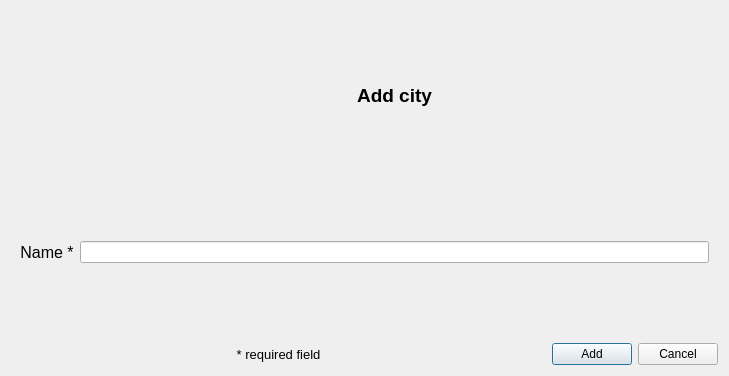
<?xml version="1.0" encoding="UTF-8"?>
<ui version="4.0">
 <class>add_dialog</class>
 <widget class="QDialog" name="add_dialog">
  <property name="geometry">
   <rect>
    <x>0</x>
    <y>0</y>
    <width>729</width>
    <height>376</height>
   </rect>
  </property>
  <property name="windowTitle">
   <string>Dialog</string>
  </property>
  <layout class="QVBoxLayout" name="verticalLayout">
   <item>
    <widget class="QStackedWidget" name="add_stacked_widget">
     <property name="currentIndex">
      <number>0</number>
     </property>
     <widget class="QWidget" name="city_page">
      <layout class="QGridLayout" name="gridLayout">
       <item row="1" column="2">
        <widget class="QLabel" name="city_name_label">
         <property name="sizePolicy">
          <sizepolicy hsizetype="Preferred" vsizetype="Expanding">
           <horstretch>0</horstretch>
           <verstretch>0</verstretch>
          </sizepolicy>
         </property>
         <property name="font">
          <font>
           <pointsize>12</pointsize>
           <weight>50</weight>
           <bold>false</bold>
          </font>
         </property>
         <property name="text">
          <string>Name *</string>
         </property>
         <property name="alignment">
          <set>Qt::AlignCenter</set>
         </property>
        </widget>
       </item>
       <item row="1" column="3">
        <widget class="QLineEdit" name="city_name_line_edit"/>
       </item>
       <item row="0" column="3">
        <widget class="QLabel" name="city_label">
         <property name="sizePolicy">
          <sizepolicy hsizetype="Preferred" vsizetype="Expanding">
           <horstretch>0</horstretch>
           <verstretch>0</verstretch>
          </sizepolicy>
         </property>
         <property name="font">
          <font>
           <pointsize>14</pointsize>
           <weight>75</weight>
           <bold>true</bold>
          </font>
         </property>
         <property name="text">
          <string>Add city</string>
         </property>
         <property name="alignment">
          <set>Qt::AlignCenter</set>
         </property>
        </widget>
       </item>
      </layout>
     </widget>
     <widget class="QWidget" name="hotel_page">
      <layout class="QGridLayout" name="gridLayout_2">
       <item row="1" column="4">
        <widget class="QLineEdit" name="city_name_line_edit_2"/>
       </item>
       <item row="2" column="0">
        <widget class="QLabel" name="contact_number_label">
         <property name="sizePolicy">
          <sizepolicy hsizetype="Preferred" vsizetype="Expanding">
           <horstretch>0</horstretch>
           <verstretch>0</verstretch>
          </sizepolicy>
         </property>
         <property name="font">
          <font>
           <pointsize>12</pointsize>
          </font>
         </property>
         <property name="text">
          <string>Contact number *</string>
         </property>
         <property name="alignment">
          <set>Qt::AlignCenter</set>
         </property>
        </widget>
       </item>
       <item row="4" column="3">
        <widget class="QCheckBox" name="pool_check_box">
         <property name="font">
          <font>
           <pointsize>12</pointsize>
          </font>
         </property>
         <property name="text">
          <string>Pool *</string>
         </property>
        </widget>
       </item>
       <item row="3" column="4">
        <widget class="QComboBox" name="rating_combo_box">
         <item>
          <property name="text">
           <string>N/A</string>
          </property>
         </item>
         <item>
          <property name="text">
           <string>1</string>
          </property>
         </item>
         <item>
          <property name="text">
           <string>2</string>
          </property>
         </item>
         <item>
          <property name="text">
           <string>3</string>
          </property>
         </item>
         <item>
          <property name="text">
           <string>4</string>
          </property>
         </item>
         <item>
          <property name="text">
           <string>5</string>
          </property>
         </item>
        </widget>
       </item>
       <item row="1" column="0">
        <widget class="QLabel" name="hotel_name_label">
         <property name="sizePolicy">
          <sizepolicy hsizetype="Preferred" vsizetype="Expanding">
           <horstretch>0</horstretch>
           <verstretch>0</verstretch>
          </sizepolicy>
         </property>
         <property name="font">
          <font>
           <pointsize>12</pointsize>
           <weight>50</weight>
           <bold>false</bold>
          </font>
         </property>
         <property name="text">
          <string>Name *</string>
         </property>
         <property name="alignment">
          <set>Qt::AlignCenter</set>
         </property>
        </widget>
       </item>
       <item row="1" column="3">
        <widget class="QLabel" name="city_name_label_2">
         <property name="sizePolicy">
          <sizepolicy hsizetype="Preferred" vsizetype="Expanding">
           <horstretch>0</horstretch>
           <verstretch>0</verstretch>
          </sizepolicy>
         </property>
         <property name="font">
          <font>
           <pointsize>12</pointsize>
           <weight>50</weight>
           <bold>false</bold>
          </font>
         </property>
         <property name="text">
          <string>City *</string>
         </property>
         <property name="alignment">
          <set>Qt::AlignCenter</set>
         </property>
        </widget>
       </item>
       <item row="2" column="4">
        <widget class="QLineEdit" name="manager_name_line_edit"/>
       </item>
       <item row="3" column="0">
        <widget class="QLabel" name="text_desc_label">
         <property name="sizePolicy">
          <sizepolicy hsizetype="Preferred" vsizetype="Expanding">
           <horstretch>0</horstretch>
           <verstretch>0</verstretch>
          </sizepolicy>
         </property>
         <property name="font">
          <font>
           <pointsize>12</pointsize>
          </font>
         </property>
         <property name="text">
          <string>Description *</string>
         </property>
         <property name="alignment">
          <set>Qt::AlignCenter</set>
         </property>
        </widget>
       </item>
       <item row="3" column="3">
        <widget class="QLabel" name="rating_label">
         <property name="sizePolicy">
          <sizepolicy hsizetype="Preferred" vsizetype="Expanding">
           <horstretch>0</horstretch>
           <verstretch>0</verstretch>
          </sizepolicy>
         </property>
         <property name="font">
          <font>
           <pointsize>12</pointsize>
          </font>
         </property>
         <property name="text">
          <string>Rating</string>
         </property>
         <property name="alignment">
          <set>Qt::AlignCenter</set>
         </property>
        </widget>
       </item>
       <item row="0" column="1">
        <widget class="QLabel" name="hotel_label">
         <property name="sizePolicy">
          <sizepolicy hsizetype="Preferred" vsizetype="Expanding">
           <horstretch>0</horstretch>
           <verstretch>0</verstretch>
          </sizepolicy>
         </property>
         <property name="font">
          <font>
           <pointsize>14</pointsize>
           <weight>75</weight>
           <bold>true</bold>
          </font>
         </property>
         <property name="text">
          <string>Add hotel</string>
         </property>
         <property name="alignment">
          <set>Qt::AlignCenter</set>
         </property>
        </widget>
       </item>
       <item row="2" column="1">
        <widget class="QLineEdit" name="contact_number_line_edit"/>
       </item>
       <item row="1" column="1">
        <widget class="QLineEdit" name="hotel_name_line_edit"/>
       </item>
       <item row="2" column="3">
        <widget class="QLabel" name="manager_name_label">
         <property name="sizePolicy">
          <sizepolicy hsizetype="Preferred" vsizetype="Expanding">
           <horstretch>0</horstretch>
           <verstretch>0</verstretch>
          </sizepolicy>
         </property>
         <property name="font">
          <font>
           <pointsize>12</pointsize>
          </font>
         </property>
         <property name="text">
          <string>Manager name</string>
         </property>
         <property name="alignment">
          <set>Qt::AlignCenter</set>
         </property>
        </widget>
       </item>
       <item row="3" column="1">
        <widget class="QTextEdit" name="text_desc_text_edit"/>
       </item>
       <item row="4" column="4">
        <widget class="QCheckBox" name="free_internet_check_box">
         <property name="font">
          <font>
           <pointsize>12</pointsize>
          </font>
         </property>
         <property name="text">
          <string>Free internet *</string>
         </property>
        </widget>
       </item>
       <item row="4" column="0">
        <widget class="QCheckBox" name="restaurant_check_box">
         <property name="font">
          <font>
           <pointsize>12</pointsize>
          </font>
         </property>
         <property name="text">
          <string>Restaurant *</string>
         </property>
        </widget>
       </item>
       <item row="4" column="1">
        <widget class="QCheckBox" name="free_meals_check_box">
         <property name="font">
          <font>
           <pointsize>12</pointsize>
          </font>
         </property>
         <property name="text">
          <string>Free meals *</string>
         </property>
        </widget>
       </item>
      </layout>
     </widget>
     <widget class="QWidget" name="apart_page">
      <layout class="QVBoxLayout" name="verticalLayout_2">
       <item>
        <widget class="QLabel" name="apart_label">
         <property name="sizePolicy">
          <sizepolicy hsizetype="Preferred" vsizetype="Expanding">
           <horstretch>0</horstretch>
           <verstretch>0</verstretch>
          </sizepolicy>
         </property>
         <property name="font">
          <font>
           <pointsize>14</pointsize>
           <weight>75</weight>
           <bold>true</bold>
          </font>
         </property>
         <property name="text">
          <string>Add apartment</string>
         </property>
         <property name="alignment">
          <set>Qt::AlignCenter</set>
         </property>
        </widget>
       </item>
       <item>
        <layout class="QHBoxLayout" name="horizontalLayout_2">
         <item>
          <widget class="QLabel" name="hotel_name_label_2">
           <property name="sizePolicy">
            <sizepolicy hsizetype="Preferred" vsizetype="Expanding">
             <horstretch>0</horstretch>
             <verstretch>0</verstretch>
            </sizepolicy>
           </property>
           <property name="font">
            <font>
             <pointsize>12</pointsize>
            </font>
           </property>
           <property name="text">
            <string>Hotel name *</string>
           </property>
           <property name="alignment">
            <set>Qt::AlignCenter</set>
           </property>
          </widget>
         </item>
         <item>
          <widget class="QLineEdit" name="hotel_name_line_edit_2"/>
         </item>
        </layout>
       </item>
       <item>
        <layout class="QHBoxLayout" name="horizontalLayout_3">
         <item>
          <widget class="QLabel" name="apart_number_label">
           <property name="sizePolicy">
            <sizepolicy hsizetype="Preferred" vsizetype="Expanding">
             <horstretch>0</horstretch>
             <verstretch>0</verstretch>
            </sizepolicy>
           </property>
           <property name="font">
            <font>
             <pointsize>12</pointsize>
            </font>
           </property>
           <property name="text">
            <string>Apartment number *</string>
           </property>
           <property name="alignment">
            <set>Qt::AlignCenter</set>
           </property>
          </widget>
         </item>
         <item>
          <widget class="QSpinBox" name="apart_number_spin_box">
           <property name="minimum">
            <number>1</number>
           </property>
           <property name="maximum">
            <number>999</number>
           </property>
          </widget>
         </item>
         <item>
          <widget class="QLabel" name="room_count_label">
           <property name="sizePolicy">
            <sizepolicy hsizetype="Preferred" vsizetype="Expanding">
             <horstretch>0</horstretch>
             <verstretch>0</verstretch>
            </sizepolicy>
           </property>
           <property name="font">
            <font>
             <pointsize>12</pointsize>
            </font>
           </property>
           <property name="text">
            <string>Rooms *</string>
           </property>
           <property name="alignment">
            <set>Qt::AlignCenter</set>
           </property>
          </widget>
         </item>
         <item>
          <widget class="QSpinBox" name="room_count_spin_box">
           <property name="minimum">
            <number>1</number>
           </property>
           <property name="maximum">
            <number>9</number>
           </property>
          </widget>
         </item>
        </layout>
       </item>
       <item>
        <layout class="QHBoxLayout" name="horizontalLayout_4">
         <item>
          <widget class="QLabel" name="apart_capacity_label">
           <property name="sizePolicy">
            <sizepolicy hsizetype="Preferred" vsizetype="Expanding">
             <horstretch>0</horstretch>
             <verstretch>0</verstretch>
            </sizepolicy>
           </property>
           <property name="font">
            <font>
             <pointsize>12</pointsize>
            </font>
           </property>
           <property name="text">
            <string>Capacity *</string>
           </property>
           <property name="alignment">
            <set>Qt::AlignCenter</set>
           </property>
          </widget>
         </item>
         <item>
          <widget class="QSpinBox" name="apart_capacity_spin_box">
           <property name="minimum">
            <number>1</number>
           </property>
          </widget>
         </item>
         <item>
          <widget class="QLabel" name="price_per_night_label">
           <property name="sizePolicy">
            <sizepolicy hsizetype="Preferred" vsizetype="Expanding">
             <horstretch>0</horstretch>
             <verstretch>0</verstretch>
            </sizepolicy>
           </property>
           <property name="font">
            <font>
             <pointsize>12</pointsize>
            </font>
           </property>
           <property name="text">
            <string>Price per night (euro) *</string>
           </property>
           <property name="alignment">
            <set>Qt::AlignCenter</set>
           </property>
          </widget>
         </item>
         <item>
          <widget class="QDoubleSpinBox" name="price_per_night_spin_box">
           <property name="maximum">
            <double>9999.989999999999782</double>
           </property>
          </widget>
         </item>
        </layout>
       </item>
       <item>
        <layout class="QHBoxLayout" name="horizontalLayout_5">
         <item>
          <widget class="QCheckBox" name="ac_check_box">
           <property name="text">
            <string>AC *</string>
           </property>
          </widget>
         </item>
         <item>
          <widget class="QCheckBox" name="minibar_check_box">
           <property name="text">
            <string>Minibar *</string>
           </property>
          </widget>
         </item>
         <item>
          <widget class="QCheckBox" name="tv_check_box">
           <property name="text">
            <string>TV *</string>
           </property>
          </widget>
         </item>
         <item>
          <widget class="QCheckBox" name="double_bed_check_box">
           <property name="text">
            <string>Double bed *</string>
           </property>
          </widget>
         </item>
        </layout>
       </item>
      </layout>
     </widget>
    </widget>
   </item>
   <item>
    <layout class="QHBoxLayout" name="horizontalLayout">
     <item>
      <widget class="QLabel" name="required_label">
       <property name="sizePolicy">
        <sizepolicy hsizetype="Expanding" vsizetype="Preferred">
         <horstretch>0</horstretch>
         <verstretch>0</verstretch>
        </sizepolicy>
       </property>
       <property name="font">
        <font>
         <pointsize>10</pointsize>
         <weight>50</weight>
         <bold>false</bold>
        </font>
       </property>
       <property name="text">
        <string>* required field</string>
       </property>
       <property name="alignment">
        <set>Qt::AlignCenter</set>
       </property>
      </widget>
     </item>
     <item>
      <widget class="QPushButton" name="add_button">
       <property name="text">
        <string>Add</string>
       </property>
      </widget>
     </item>
     <item>
      <widget class="QDialogButtonBox" name="button_box">
       <property name="sizePolicy">
        <sizepolicy hsizetype="Maximum" vsizetype="Fixed">
         <horstretch>0</horstretch>
         <verstretch>0</verstretch>
        </sizepolicy>
       </property>
       <property name="orientation">
        <enum>Qt::Horizontal</enum>
       </property>
       <property name="standardButtons">
        <set>QDialogButtonBox::Cancel</set>
       </property>
       <property name="centerButtons">
        <bool>false</bool>
       </property>
      </widget>
     </item>
    </layout>
   </item>
  </layout>
 </widget>
 <resources/>
 <connections>
  <connection>
   <sender>button_box</sender>
   <signal>accepted()</signal>
   <receiver>add_dialog</receiver>
   <slot>accept()</slot>
   <hints>
    <hint type="sourcelabel">
     <x>248</x>
     <y>254</y>
    </hint>
    <hint type="destinationlabel">
     <x>157</x>
     <y>274</y>
    </hint>
   </hints>
  </connection>
  <connection>
   <sender>button_box</sender>
   <signal>rejected()</signal>
   <receiver>add_dialog</receiver>
   <slot>reject()</slot>
   <hints>
    <hint type="sourcelabel">
     <x>316</x>
     <y>260</y>
    </hint>
    <hint type="destinationlabel">
     <x>286</x>
     <y>274</y>
    </hint>
   </hints>
  </connection>
 </connections>
</ui>
